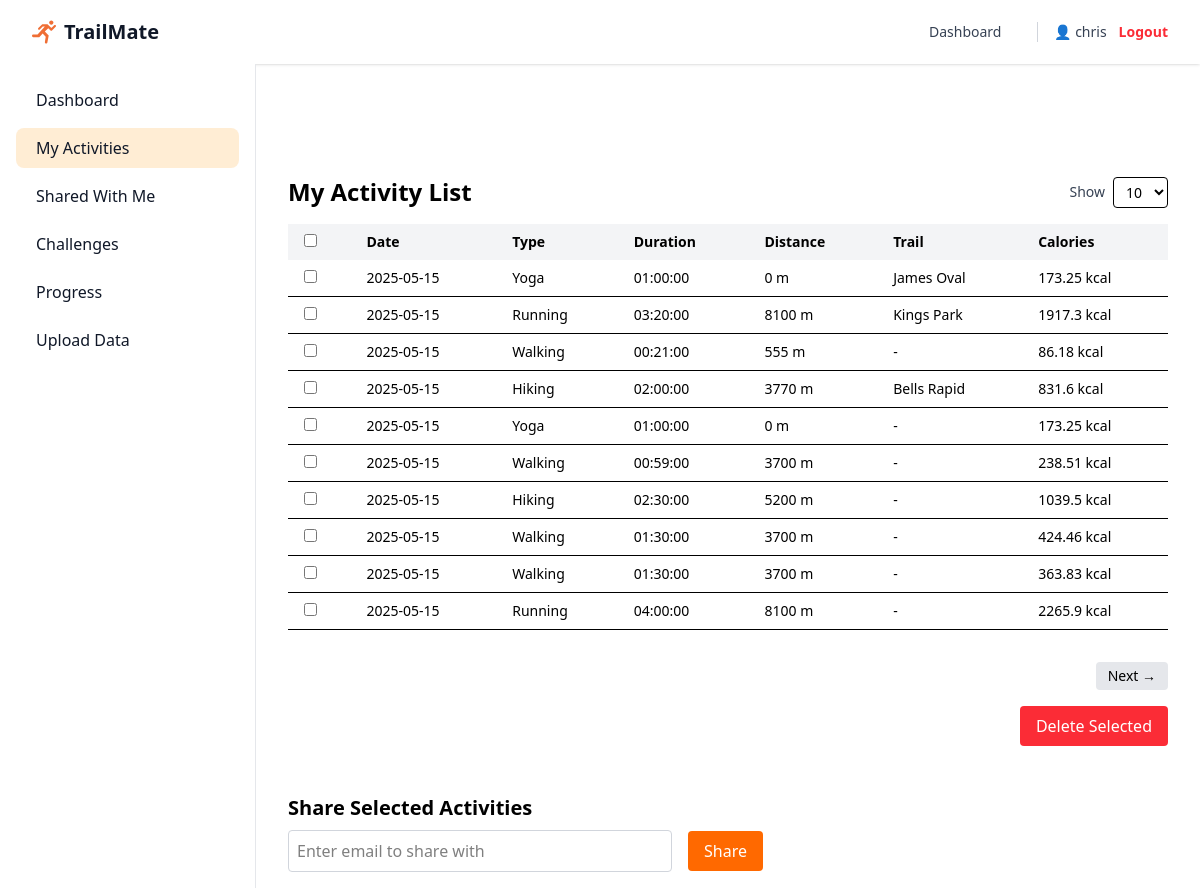
The page /share (signed in) on the database its author committed.
### app/models.py (models this page shows, shortened)
class User(db.Model, UserMixin):
    __tablename__ = "Users"
    id: Mapped[int] = mapped_column(primary_key=True, autoincrement=True, name="user_id")
    username: Mapped[str] = mapped_column(unique=True)
    email: Mapped[str] = mapped_column(unique=True, nullable=False)
    password_hash: Mapped[str] = mapped_column(nullable=False)

class ActivityRegistry(db.Model):
    __tablename__ = "ActivityRegistry"
    id: Mapped[int] = mapped_column(primary_key=True, autoincrement=True)
    upload_user_id: Mapped[int] = mapped_column(ForeignKey('Users.user_id'), nullable=False, name="upload_user_id")
    upload_time: Mapped[datetime] = mapped_column(DateTime, nullable=False)
    activity_date: Mapped[date] = mapped_column(Date, nullable=False)
    activity_type: Mapped[str] = mapped_column(nullable=False)
    activity_length: Mapped[time] = mapped_column(Time, nullable=False)
    calories_burned: Mapped[float] = mapped_column(nullable=False, default=0.0)
    distance_m: Mapped[float] = mapped_column(nullable=True)
    weight_kg: Mapped[float] = mapped_column(nullable=True)
    trail_name: Mapped[str] = mapped_column(nullable=True)

### app/routes.py (the view, shortened to what this page needs)
    @app.route('/share', methods=['GET', 'POST'])
    @login_required
    def share():
        limit = request.args.get("limit", default=10, type=int)
        page = request.args.get("page", default=1, type=int)
        offset = (page - 1) * limit
        query = ActivityRegistry.query \
            .filter_by(upload_user_id=current_user.id) \
            .order_by(ActivityRegistry.activity_date.desc(),
                      ActivityRegistry.upload_time.desc()
                      )
        total_items = query.count()
        activities = query.offset(offset).limit(limit).all()
        return render_template("share.html", activities=activities, limit=limit, page=page, total_items=total_items)

### app/__init__.py (called while the page is built)
def create_app():
    app = Flask(__name__)
    app.config.from_object(Config)
    db.init_app(app)
    migrate.init_app(app, db)
    login_manager = LoginManager()
    login_manager.login_view = 'index'  # Redirect to 'index' if not logged in
    login_manager.login_message = "Please log in to access this page."
    login_manager.init_app(app)
    @login_manager.user_loader
    def load_user(user_id):
        return User.query.get(int(user_id))
    app.jinja_env.filters['todatetime'] = lambda s: datetime.strptime(s, "%Y-%m-%d")
    from app.routes import register_routes
    register_routes(app)
    from app import models  # Ensure models are imported
    return app

### app/templates/share.html (shortened to what this page needs)
{% extends "base.html" %}
{% block content %}
<div class="flex pt-16">
  {% include "_sidebar.html" %}
  <main class="sm:ml-64 w-full p-4 mt-4">
    <div class="pt-20 max-w-6xl mx-auto px-4 space-y-12">
      <section>
        <div class="flex items-center justify-between mb-4">
          <h2 class="text-2xl font-semibold">My Activity List</h2>
          <form method="GET" class="flex items-center space-x-2">
            <label for="limit" class="text-sm font-medium text-gray-700">Show</label>
            <select name="limit" id="limit" class="border rounded px-2 py-1 text-sm"
              onchange="this.form.submit()">
              <option value="10" {% if limit == 10 %}selected{% endif %}>10</option>
            </select>
          </form>
        </div>
        <form id="activity-form" method="POST" action="{{ url_for('share') }}">
          <table class="min-w-full table-auto text-sm mb-4">
            <thead>
              <tr class="text-left bg-gray-100">
                <th class="px-4 py-2"><input type="checkbox" id="select-all"></th>
                <th class="px-4 py-2">Date</th>
                <th class="px-4 py-2">Type</th>
                <th class="px-4 py-2">Duration</th>
                <th class="px-4 py-2">Distance</th>
                <th class="px-4 py-2">Trail</th>
                <th class="px-4 py-2">Calories</th>
              </tr>
            </thead>
            <tbody>
              {% for a in activities %}
              <tr class="border-b hover:bg-orange-50">
                <td class="px-4 py-2">
                  <input type="checkbox" name="selected_ids" value="{{ a.id }}" class="row-checkbox">
                </td>
                <td class="px-4 py-2">{{ a.activity_date }}</td>
                <td class="px-4 py-2">{{ a.activity_type.title() }}</td>
                <td class="px-4 py-2">{{ a.activity_length }}</td>
                <td class="px-4 py-2">
                  {% if a.distance_m is not none %}
                    {{ a.distance_m|round|int }} m
                  {% else %}
                    -
                  {% endif %}
                </td>
                <td class="px-4 py-2">{{ a.trail_name or '-' }}</td>
                <td class="px-4 py-2">{{ a.calories_burned }} kcal</td>
              </tr>
              {% endfor %}
            </tbody>
          </table>
          {% set total_pages = (total_items // limit) + (1 if total_items % limit > 0 else 0) %}
          <div class="flex justify-end items-center mt-4 space-x-2 py-4">
            {% if page < total_pages %}
            <a href="{{ url_for('share', page=page+1, limit=limit) }}"
              class="px-3 py-1 bg-gray-200 rounded hover:bg-gray-300 text-sm font-medium">Next →</a>
            {% endif %}
          </div>
          <div class="flex justify-end space-x-2">
            <button type="submit" class="bg-red-500 text-white px-4 py-2 rounded hover:bg-red-600"
              onclick="setActionAndSubmit('delete')">
              Delete Selected
            </button>
          </div>
        </form>
      </section>
      <section>
        <h3 class="text-xl font-semibold mb-2">Share Selected Activities</h3>
        <form method="POST" action="{{ url_for('share') }}" onsubmit="return collectShareIds()">
          <div class="flex flex-col sm:flex-row sm:items-center space-y-4 sm:space-y-0 sm:space-x-4">
            <input type="email" name="share_email" placeholder="Enter email to share with"
              class="border border-gray-300 rounded p-2 w-full sm:w-96" required>
            <button type="submit"
              class="bg-orange-500 text-white px-4 py-2 rounded hover:bg-orange-600">Share</button>
          </div>
        </form>
      </section>
    </div>
  </main>
</div>
{% endblock %}

### app/templates/base.html (shortened to what this page needs)
<!DOCTYPE html>
<html lang="en" class="scroll-smooth">
<head>
  <script src="https://cdn.jsdelivr.net/npm/@tailwindcss/browser@4"></script>
</head>
<body class="bg-white">
  <nav class="bg-white shadow-sm fixed w-full z-10">
    <div class="mx-auto max-w-7xl px-4 sm:px-6 lg:px-8">
      <div class="flex h-16 items-center justify-between">
        <a href="{{ url_for('index') }}" class="flex items-center space-x-2">
          <img class="h-6 w-6" src="{{ url_for('static', filename='images/logo.svg') }}" alt="TrailMate">
          <span class="text-xl font-bold text-gray-900">TrailMate</span>
        </a>
        <div class="flex items-center space-x-6">
          {% if current_user.is_authenticated %}
          <a href="{{ url_for('dashboard') }}"
            class="text-sm font-medium text-gray-700 hover:text-white hover:bg-orange-500 px-3 py-2 rounded-md {% if request.path == '/dashboard' %}bg-gray-900 text-orange-500{% endif %}">Dashboard</a>
          <div class="flex items-center space-x-3 border-l pl-4 border-gray-300">
            <span class="text-sm font-medium text-gray-700">👤 {{ current_user.username }}</span>
            <a href="{{ url_for('logout') }}" class="text-sm font-semibold text-red-500 hover:text-red-700">Logout</a>
          </div>
          {% else %}
          <a href="#" onclick="openSignIn()" class="text-sm font-semibold text-gray-900">Log in <span
              aria-hidden="true">&rarr;</span></a>
          {% endif %}
        </div>
      </div>
    </div>
  </nav>
  {% block content %}{% endblock %}
</body>
</html>

### app/templates/_sidebar.html
<aside id="default-sidebar"
  class="fixed top-16 left-0 z-10 w-64 h-screen transition-transform -translate-x-full sm:translate-x-0 bg-white border-r border-gray-200">
  <div class="h-full p-4 overflow-y-auto">
    <ul class="space-y-2 font-medium">
      <li>
        <a href="{{ url_for('dashboard') }}"
           class="flex items-center p-2 text-gray-900 rounded-lg hover:bg-orange-100 group {% if request.path == '/dashboard' %}bg-orange-100{% endif %}">
          <span class="ms-3">Dashboard</span>
        </a>
      </li>
      <li>
        <a href="{{ url_for('share') }}"
           class="flex items-center p-2 text-gray-900 rounded-lg hover:bg-orange-100 group {% if request.path == '/share' %}bg-orange-100{% endif %}">
          <span class="ms-3">My Activities</span>
        </a>
      </li>
      <li>
        <a href="{{ url_for('shared_with_me') }}"
           class="flex items-center p-2 text-gray-900 rounded-lg hover:bg-orange-100 group {% if request.path == '/shared_with_me' %}bg-orange-100{% endif %}">
          <span class="ms-3">Shared With Me</span>
        </a>
      </li>
      <li>
        <a href="{{ url_for('challenges') }}"
           class="flex items-center p-2 text-gray-900 rounded-lg hover:bg-orange-100 group {% if request.path == '/challenges' %}bg-orange-100{% endif %}">
          <span class="ms-3">Challenges</span>
        </a>
      </li>
      <li>
        <a href="{{ url_for('visualise') }}"
           class="flex items-center p-2 text-gray-900 rounded-lg hover:bg-orange-100 group {% if request.path == '/visualise' %}bg-orange-100{% endif %}">
          <span class="ms-3">Progress</span>
        </a>
      </li>
      <li>
        <a href="{{ url_for('calories') }}"
           class="flex items-center p-2 text-gray-900 rounded-lg hover:bg-orange-100 group {% if request.path == '/calories' %}bg-orange-100{% endif %}">
          <span class="ms-3">Upload Data</span>
        </a>
      </li>
    </ul>
  </div>
</aside>

### rows shown on the page
User: username "chris"
ActivityRegistry: activity_date "2025-05-15", activity_type "Yoga", activity_length "01:00:00", distance_m "0", trail_name "James Oval", calories_burned "173.25"
ActivityRegistry: activity_date "2025-05-15", activity_type "Running", activity_length "03:20:00", distance_m "8100", trail_name "Kings Park", calories_burned "1917.3"
ActivityRegistry: activity_date "2025-05-15", activity_type "Walking", activity_length "00:21:00", distance_m "555", trail_name "-", calories_burned "86.18"
ActivityRegistry: activity_date "2025-05-15", activity_type "Hiking", activity_length "02:00:00", distance_m "3770", trail_name "Bells Rapid", calories_burned "831.6"
ActivityRegistry: activity_date "2025-05-15", activity_type "Yoga", activity_length "01:00:00", distance_m "0", trail_name "-", calories_burned "173.25"
ActivityRegistry: activity_date "2025-05-15", activity_type "Walking", activity_length "00:59:00", distance_m "3700", trail_name "-", calories_burned "238.51"
ActivityRegistry: activity_date "2025-05-15", activity_type "Hiking", activity_length "02:30:00", distance_m "5200", trail_name "-", calories_burned "1039.5"
ActivityRegistry: activity_date "2025-05-15", activity_type "Walking", activity_length "01:30:00", distance_m "3700", trail_name "-", calories_burned "424.46"
ActivityRegistry: activity_date "2025-05-15", activity_type "Walking", activity_length "01:30:00", distance_m "3700", trail_name "-", calories_burned "363.83"
ActivityRegistry: activity_date "2025-05-15", activity_type "Running", activity_length "04:00:00", distance_m "8100", trail_name "-", calories_burned "2265.9"
